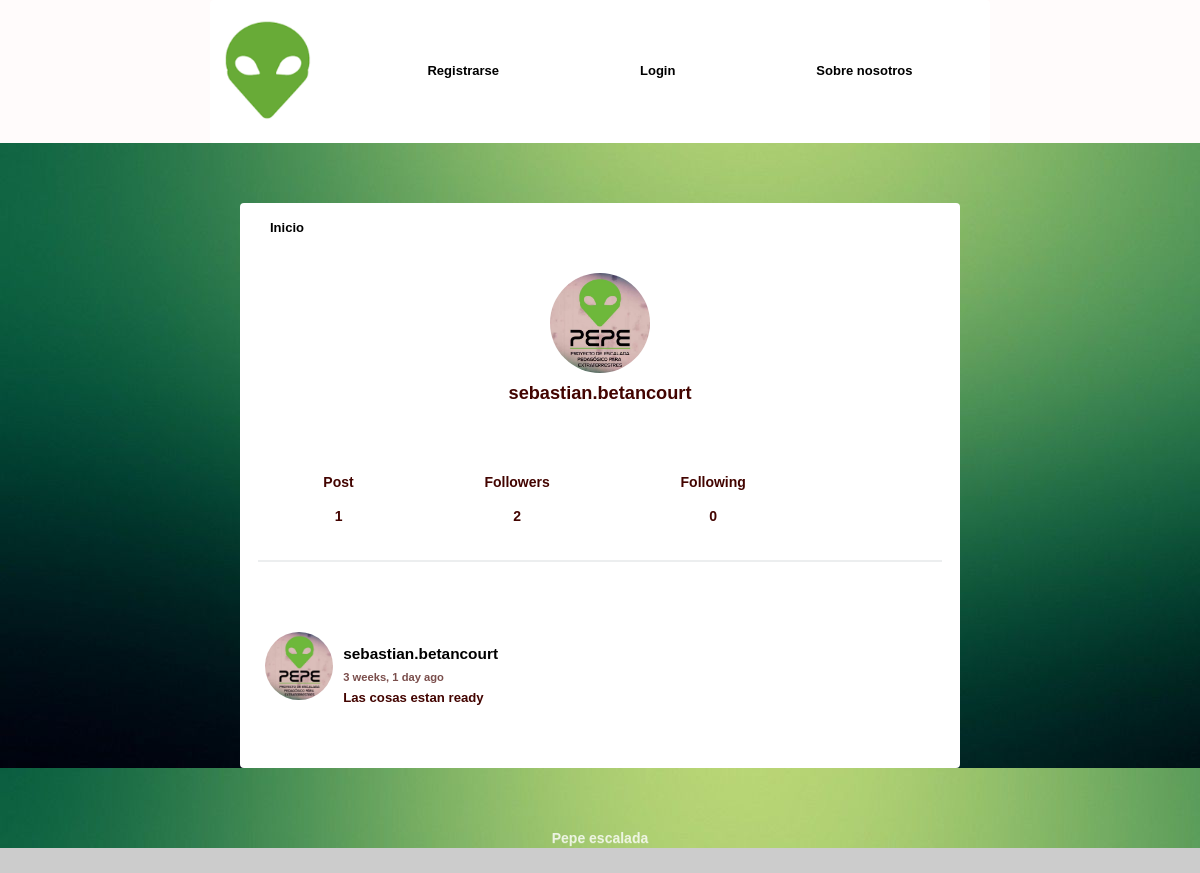
The app's page /profile/sebastian.betancourt/ with its own data.
### Pepeescalada/models.py (models this page shows, shortened)
class Perfil(models.Model):
    user = models.OneToOneField(User, on_delete=models.CASCADE)
    imagen = models.ImageField(default='alien.jpg')
    def following(self):
        user_ids = Relacion.objects.filter(from_user=self.user) \
            .values_list('to_user_id', flat=True)
        return User.objects.filter(id__in=user_ids)
    def followers(self):
        user_ids = Relacion.objects.filter(to_user=self.user) \
            .values_list('from_user_id', flat=True)
        return User.objects.filter(id__in=user_ids)

class Posteado(models.Model):
    user = models.ForeignKey(User, on_delete=models.CASCADE, related_name='posts')
    timestamp = models.DateTimeField(default=timezone.now)
    contenido = models.TextField()
    class Meta:
        ordering = ['-timestamp']

### Pepeescalada/views.py (the view)
# urls.py: path('profile/', profile, name='profile'),
def profile(request, username=None):
    current_user = request.user
    if username and username != current_user:
        user = User.objects.get(username=username)
        posts = user.posts.all()
    else:
        posts = current_user.posts.all()
        user = current_user
    context = {'user': user, 'posts': posts}
    return render(request, 'blog/profile.html', context)

### Pepeescalada/templates/blog/profile.html (shortened to what this page needs)
{% extends 'blog/feed.html' %}
{% block content %}
<div class="profile">
	<img src="{{ user.perfil.imagen.url }}">
	<h2>{{ user.username }}</h2>
</div>
<div class="follow">
	<div>
		<h5>Post</h5>
		<p>{{ user.posts.count }}</p>
	</div>
	<div>
		<h5>Followers</h5>
		<p>{{ user.perfil.followers.count }}</p>
	</div>
	<div>
		<h5>Following</h5>
		<p>{{ user.perfil.following.count }}</p>
	</div>
</div>
{{ block.super }}
{% endblock %}

### Pepeescalada/templates/blog/feed.html (shortened to what this page needs)
{% extends 'blog/layout.html' %}
{% load humanize %}
{% block content %}
{% for mensaje in posts %}
<article>
    <div class="container-article">
        <img src=" {{ mensaje.user.perfil.imagen.url }}">
        <div>
            <h2 class="username"><a href="{% url 'profile' mensaje.user.username %}">{{ mensaje.user.username }}</a></h2>
            <time data-time="#">{{ mensaje.timestamp|naturaltime }}</time>
            <div class="post">{{ mensaje.contenido }}</div>
        </div>
    </div>
</article>
{% endfor %}
{% endblock %}

### Pepeescalada/static/style.css (style rules this page uses)
body { background-image: url('fondo.jpg'); font-size: 70%; font-family: ' Montserrat', Helvetica, Arial, serif; }
h5 { font-size: 1rem; margin-bottom: 0; }
p { font-size: 1rem; }
img { object-fit: cover; }
a { font-size: .93rem; text-decoration: none; color: black; }
article { width: 93%; margin: auto; padding: 40px 0; border-bottom: 2px solid #ECEEEF; }
.username { margin-bottom: .2rem; }
.username a { font-size: 1.1rem; }
.container-article { display: flex; }
.container-article img { height: 68px; width: 68px; margin-right: 10px; border-radius: 50%; }
article:last-child { border-bottom: 0; }
time { font-size: .8rem; opacity: .7; }
.post { font-size: .94rem; }
.profile { display: flex; align-items: center; flex-direction: column; }
.profile img { height: 100px; width: 100px; margin-right: 10px; border-radius: 50%; margin: 20px; }
.profile h2 { margin-top: -10px; font-size: 1.3rem; }
.follow { display: flex; width: 95%; justify-content: space-around; margin: 30px auto; text-align: center; border-bottom: 2px solid #ECEEEF; padding-bottom: 20px; }
*, *:after, *:before { -webkit-box-sizing: border-box; -moz-box-sizing: border-box; -ms-box-sizing: border-box; box-sizing: border-box; }
html { background: #ccc; font: bold 14px/20px "Trajan Pro", "Times New Roman", Times, serif; color: #430400; text-shadow: 0 1px 0 rgba(255, 255, 255, 0.15); }

### records on screen
Posteado: user.perfil.imagen (picture), user.username "sebastian.betancourt", timestamp "3 weeks, 1 day ago", contenido "Las cosas estan ready"

### other values on screen
{{ user.username }} "sebastian.betancourt"
{{ user.posts.count }} "1"
{{ user.perfil.followers.count }} "2"
{{ user.perfil.following.count }} "0"
